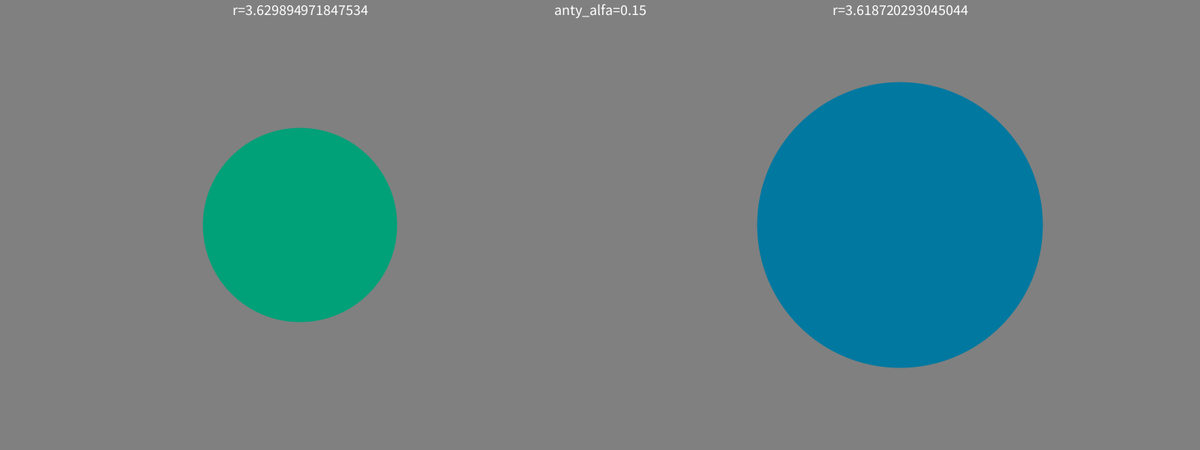
Frame 1 (no input)
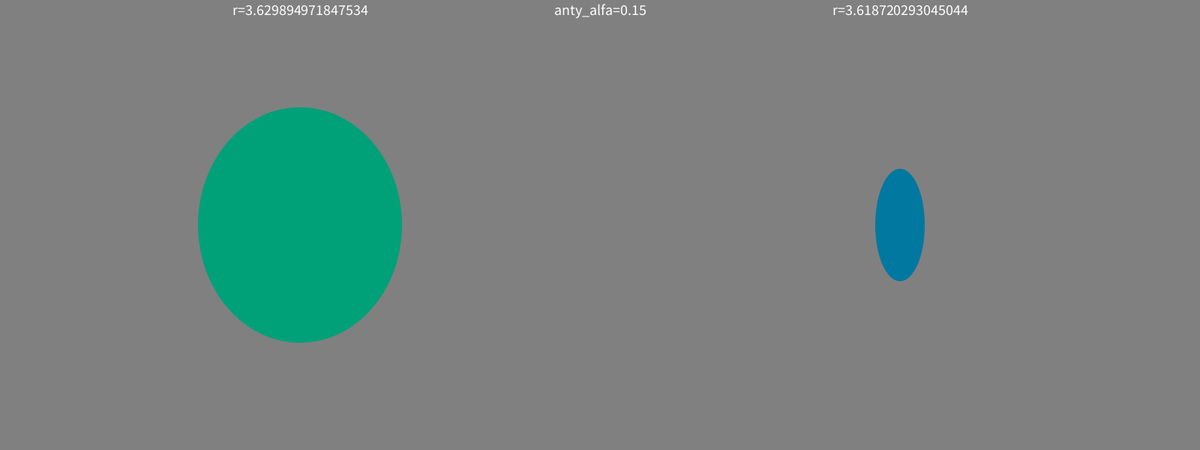
Frame 60 (the mouse pressed at the canvas centre just before this capture)
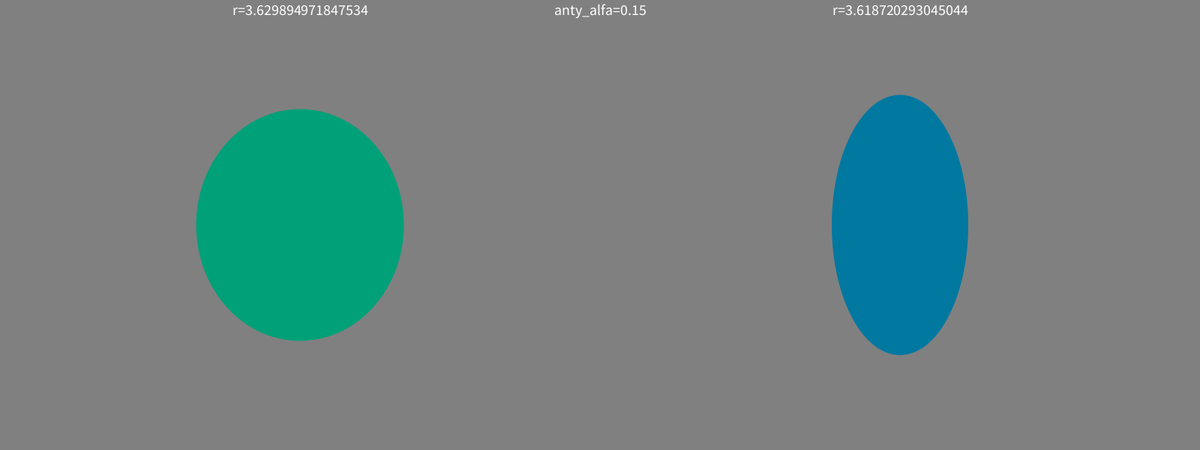
Frame 120 (the mouse held since frame 60 and released just before this capture)

The Processing sketch that drew these frames (run headless with seeded random() and noise(); from frame 60 on, the mouse is pressed at the canvas centre):

// Processing sketch: coupleAsync
// ── coupleAsync.pde
// Synchronizacja/Desynchronizacja w parze dwu iteracji równania logistycznego 
/////////////////////////////////////////////////////////////////////
static float DefaultAlfa=0.150000000000;//Siła symetrycznego związku lub antyzwiązku
static boolean Sync=false;//Czy związek czy "strategiczna desynchronizacja"

//Parametry wizualizacji
static boolean WithScatter=false; //Czy wyświetlać scatter plot stanów?
static boolean WithEllipses=true; //Czy w ogóle wyświetlać elipsy stanów?
static boolean Clean=true; //Czy czyścić poprzedni stan
static boolean Continuous=true; //Czy morfować pośrednie stany ("oszustwo" dla tego modelu!)

static int  VISUAL=2*(WithEllipses?10:1); //Co ile klatek liczymy nowy stan?

class singiel
{
  double x1,x2;
  double r;
  double alfa;
  float getX1(){ return (float)x1;}
  float getX2(){ return (float)x2;}  
  
  singiel(float iX,float iR,float iAlfa)
  {
    x1=x2=iX;r=iR;alfa=iAlfa;
  }
  void next() //Bez pary
  {
    x1=x2;
    x2=x1*r*(1-x1);
  }
}

  void next4coupleSync(singiel F,singiel S)
  {
    double pom=F.x2;
    F.x2=F.x2*(1-F.alfa)+S.x2*F.alfa;
    S.x2=S.x2*(1-S.alfa)+pom*S.alfa;
    F.next();
    S.next();
  }

  void next4coupleASync(singiel F,singiel S)
  {
    double pom=F.x2;
    F.x2=F.x2*(1-F.alfa)+S.x2*F.alfa;//Pierwszy łapie
    //F.x2=F.x2+(F.x2>S.x2 ? (1-F.x2)*F.alfa : -(F.x2)*F.alfa); //Pierwszy ucieka - DO TESTU, ALE WYNIK NUDNY
    S.x2=S.x2+(S.x2>pom  ? (1-S.x2)*S.alfa : -(S.x2)*S.alfa); //ale drugi ucieka - TROCHĘ OSZUKUJE 
    F.next(); //Policzenie stanu następnego z uwzględnieniem wpływu sasiada
    S.next(); // ---/ /---
  }

singiel First,Second; //Daw układy - oscylatory 


//Zmienne sterowania "pętlą" wizualizacji
int viscounter=0;
int stecounter=0;
float xfo,xso;//Przed poprzednie stany - do wizualizacji "continous"

static int radius=400;
static int vert=300;
static int pos=radius;

void setup()
{
  frameRate(200);
  //noSmooth();
  background(128);
  size(1600,600);
  
  First=new singiel(random(1000)/1000.0,3.5+random(500)/1000.0,DefaultAlfa);
  Second=new singiel(random(1000)/1000.0,3.5+random(500)/1000.0,DefaultAlfa);
  xfo=First.getX1();
  xso=Second.getX1();
  ellipseMode(CENTER); 
  println(First.x1+" "+First.r+" "+First.alfa);
  println(Second.x1+" "+Second.r+" "+Second.alfa);
  textSize(20);
  textAlign(CENTER);
  text("r="+First.r,pos,20);
  text("r="+Second.r,pos*3,20);
  
  if(Sync)
    text("alfa="+DefaultAlfa,pos*2,20);
  else
    text("anty_alfa="+DefaultAlfa,pos*2,20);
  
  if(WithScatter)
  {
    fill(0);
    stroke(64);
    rect(pos*1.5,vert-radius/2,pos,pos);
  }
  
  rectMode(CENTER); 
}

void draw()
{
  stroke(0);
  if(Clean)
  {
     fill(128);
     noStroke();
     rect(pos  ,vert,radius+3,radius+3);
     rect(pos*3,vert,radius+3,radius+3);
  }
  
  if(Continuous)
  {
    if(WithEllipses)
    {
     float pp=(float)viscounter/VISUAL;
     float af=pp*(First.getX1()-xfo);
     float bf=pp*(First.getX2()-First.getX1());
     //noStroke();
     fill(0,160,120);
     //println("pp:"+pp+" A:"+round((xfo+af)*radius)+" B:"+round((First.getX1()+bf)*radius)+" af:"+af+" bf:"+bf);
     ellipse(pos  ,vert,round((xfo+af)*radius),round((First.getX1()+bf)*radius));
     af=pp*(Second.getX1()-xso);
     bf=pp*(Second.getX2()-Second.getX1());
     if(!Sync)
       fill(0,120,160);
     ellipse(pos*3,vert,round((xso+af)*radius),round((Second.getX1()+bf)*radius));
    }
  }
  else
  {
   if(WithEllipses)
   {
     if(stecounter%2==0)
       fill(0,150+viscounter*5,100+viscounter*10);
     else
       fill(0,100+viscounter*10,150+viscounter*5);

     ellipse(pos  ,vert,round(First.getX1()*radius),round(First.getX2()*radius));
     ellipse(pos*3,vert,round(Second.getX1()*radius),round(Second.getX2()*radius));
   }
  }
  
  if(++viscounter==VISUAL)
  { 
   xfo=First.getX1();//Stany przed-poprzednie
   xso=Second.getX1();//Do wizualizacji ciągłej
   if(Sync)
     next4coupleSync(First,Second);
   else
     next4coupleASync(First,Second);
   //println("xA:"+First.getX1()+" xB:"+First.getX2());
   if(WithScatter)
   {
    stroke(55+stecounter%200,30+(stecounter%225)/2,stecounter/4);
    point(pos*1.5+pos*First.getX2(),vert+radius/2-pos*Second.getX2());
   }
   viscounter=0;
   stecounter++;
  }
  
}
